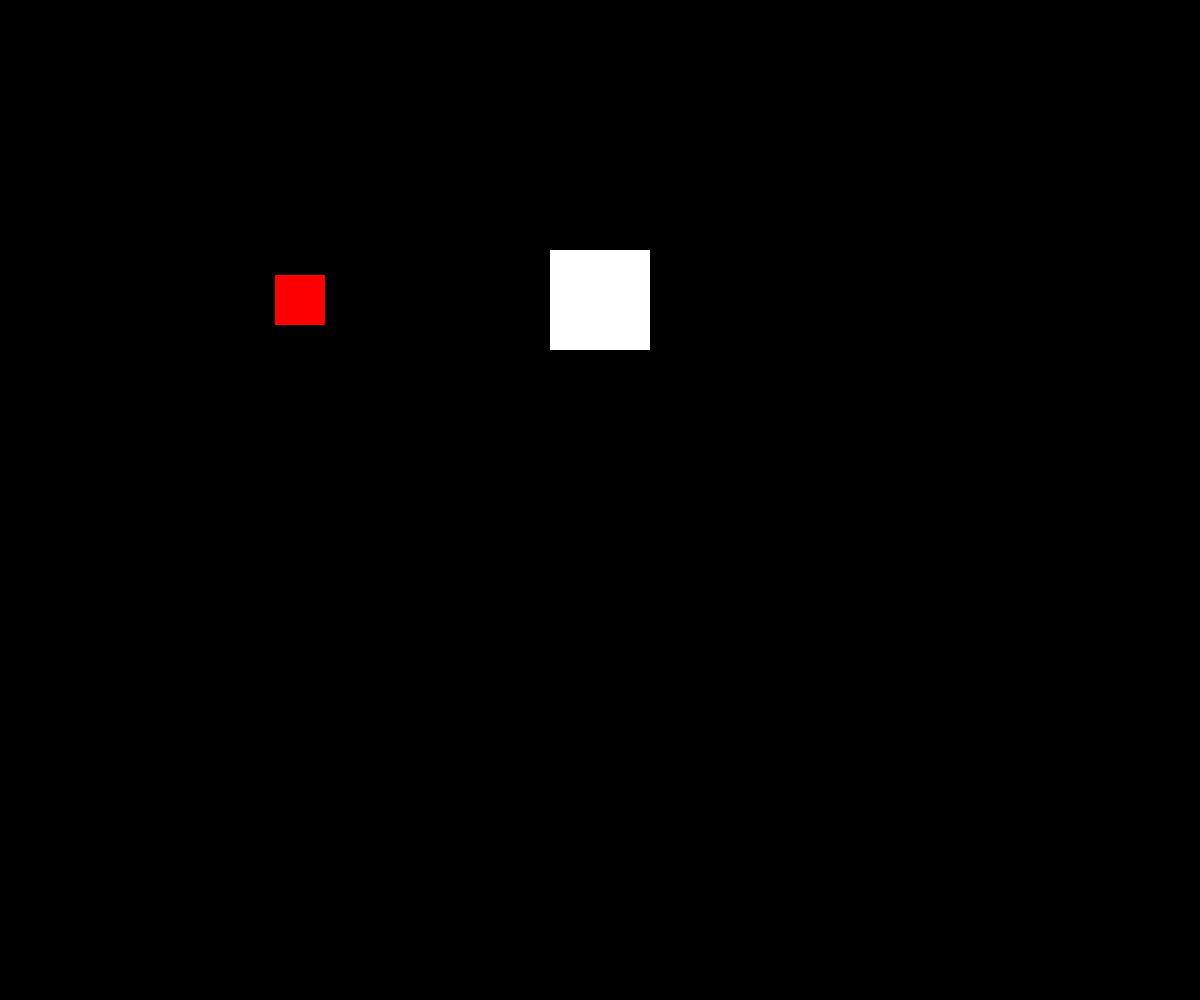
Frame 1 (no input)
Frame 60 (no input): identical to frame 1, image omitted
Frame 120 (the mouse pressed at the canvas centre since frame 60): identical to frame 1, image omitted

The p5.js sketch that drew this single still picture (run headless with seeded random() and noise() and a simulated clock; from frame 60 on, the mouse is pressed at the canvas centre):

// p5.js sketch
// ── sketch.js
var rect1X = 600;
var rect1Y = 300;
var rect1Width = 100;
var rect1Height = 100;
var move = 5;
var rect2X = 300;
var rect2Y = 300;
var rect2Width = 50;
var rect2Height = 50;

function setup() {
  createCanvas(windowWidth, windowHeight);
}

//create window boundaries.

function draw() {
  keyPressed();
  rectMode(CENTER);
  background(0);
  noStroke();
  fill(255);

  rect(rect1X, rect1Y, rect1Width, rect1Height);

  if (rect1X < 0) {
    rect1X = rect1X + move;
  } else if (rect1X > this.width) {
    rect1X = rect1X - move;
  } else if (rect1Y < 0) {
    rect1Y = rect1Y + move;
  } else if (rect1Y > this.height) {
    rect1Y = rect1Y - move;
  }

  //barrier
  fill(255, 0, 0);
  rect(rect2X, rect2Y, rect2Width, rect2Height);

  if (
    rect1X > rect2X - rect2Width - 30 &&
    rect1X < rect2X + rect2Width + 30 &&
    rec1Y > rect2Y - rect2Height - 30 &&
    rectY < rect2Y + rect2Height + 30
  ) {
    move = move * -1;
  } else {
    move = 5;
  }
}

function keyPressed() {
  if (keyCode == UP_ARROW && keyIsPressed) {
    rect1Y = rect1Y - move;
  } else if (keyCode == DOWN_ARROW && keyIsPressed) {
    rect1Y = rect1Y + move;
  } else if (keyCode == LEFT_ARROW && keyIsPressed) {
    rect1X = rect1X - move;
  } else if (keyCode == LEFT_ARROW && keyIsPressed) {
    rect1X = rect1X + move;
  }
}
